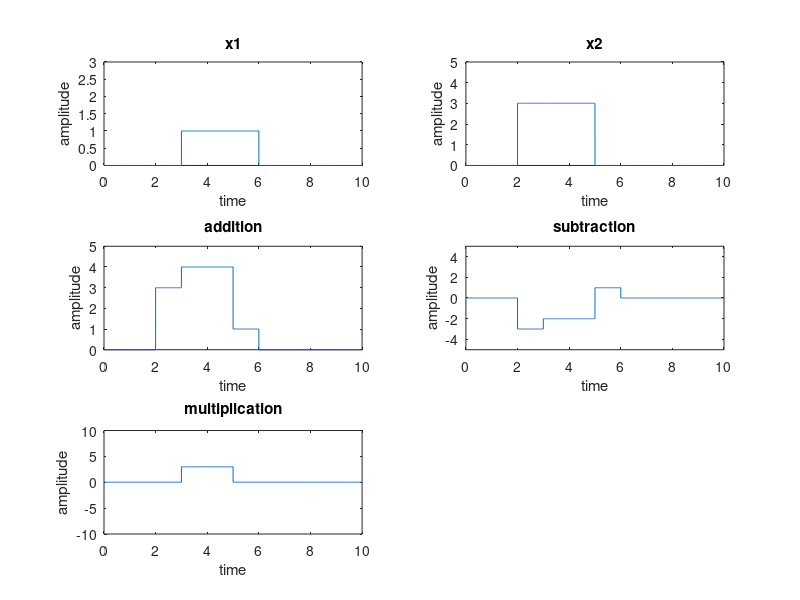

Write the MATLAB code that produced this figure.
clc 
clear
t = 0:0.001:10;
x1 = zeros(size(t));
x2 = zeros(size(t));
x1((t>=3)&(t<=6))=1;
x2((t>=2)&(t<=5))= 3;
subplot(3,2,1);
plot(t,x1);
xlabel('time');
ylabel('amplitude');
ylim([0,3]);
title('x1');
subplot(3,2,2);
plot(t,x2);
xlabel('time');
ylabel('amplitude');
ylim([0,5]);
title('x2');
a = x1 + x2;
subplot(3,2,3);
plot(t,a);
xlabel('time');
ylabel('amplitude');
ylim([0,5]);
title('addition');
b = x1 - x2;
subplot(3,2,4);
plot(t,b);
xlabel('time');
ylabel('amplitude');
ylim([-5,5]);
title('subtraction');
c = x1.*x2;
subplot(3,2,5);
plot(t,c);
xlabel('time');
ylabel('amplitude');
ylim([-10,10]);
title('multiplication');